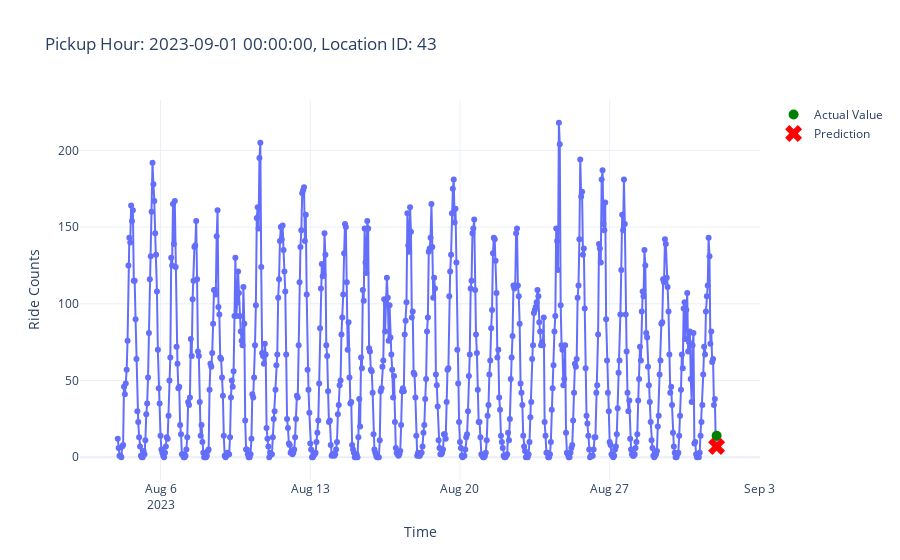

Here is the notebook cell this chart was saved with:
### Code cell
from src.plot_utils import plot_aggregated_time_series

plot_aggregated_time_series(X_test, y_test, 5002, predictions)

### Figure 1 — Plotly figure (JSON) as saved in the notebook; plotly's stock layout.template omitted (floating-point values rounded to 4 significant figures; data arrays with more than 128 entries replaced by an {"elided": "..."} marker saying what was removed)
{"data": [{"hovertemplate": "Time=%{x}<br>Ride Counts=%{y}<extra></extra>", "legendgroup": "", "line": {"color": "#636efa", "dash": "solid"}, "marker": {"symbol": "circle"}, "mode": "lines+markers", "name": "", "orientation": "v", "showlegend": false, "type": "scatter", "x": {"elided": "673 str values"}, "xaxis": "x", "y": {"elided": "673 int values"}, "yaxis": "y"}, {"line": {"color": "green"}, "marker": {"size": 10}, "mode": "markers", "name": "Actual Value", "type": "scatter", "x": ["2023-09-01T00:00:00.000000000"], "y": [14]}, {"line": {"color": "red"}, "marker": {"size": 15, "symbol": "x"}, "mode": "markers", "name": "Prediction", "type": "scatter", "x": ["2023-09-01T00:00:00.000000000"], "y": [7]}], "layout": {"legend": {"tracegroupgap": 0}, "title": {"text": "Pickup Hour: 2023-09-01 00:00:00, Location ID: 43"}, "xaxis": {"anchor": "y", "domain": [0, 1], "title": {"text": "Time"}}, "yaxis": {"anchor": "x", "domain": [0, 1], "title": {"text": "Ride Counts"}}}}
